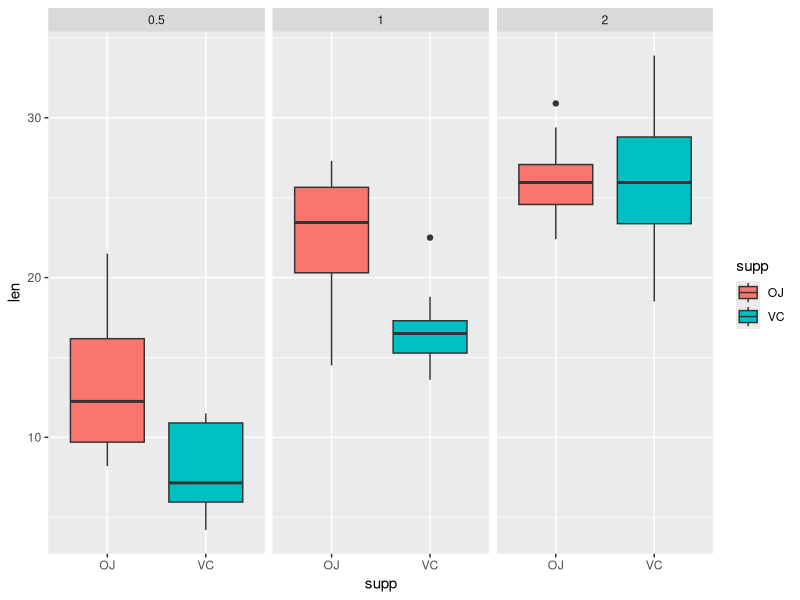

R code for this plot:
## ---- chunk 1
ipak <- function(pkg){
      new.pkg <- pkg[!(pkg %in% installed.packages()[, "Package"])]
      if (length(new.pkg)) 
            install.packages(new.pkg, dependencies = TRUE)
      sapply(pkg, require, character.only = TRUE)
}

### Package Usage
packages <- c("plyr", "dplyr", "data.table", "dtplyr", "lubridate", "ggplot2", "scales",
                  "reshape2", "knitr", "R.cache", "stringr", "gtools", "quantreg")
ipak(packages)
## ---- chunk 2
data(ToothGrowth)
## ---- chunk 3
str(ToothGrowth)
summary(ToothGrowth)
table(ToothGrowth$supp, ToothGrowth$dose)
## ---- chunk 4
unique(ToothGrowth$supp)
unique(ToothGrowth$dose)
## ---- chunk 5
ggplot(ToothGrowth, aes(x = supp, y = len)) +
      geom_boxplot(aes(fill = supp)) +
      facet_wrap(~dose)
## ---- chunk 6
vc_ttl <- select(subset(ToothGrowth, supp == "VC"), supp, len)
oj_ttl <- select(subset(ToothGrowth, supp == "OJ"), supp, len)

t.test(oj_ttl$len,vc_ttl$len, paired = FALSE, var.equal = FALSE, alternative = "greater")
## ---- chunk 7
vc05 <- select(subset(ToothGrowth, supp == "VC" & dose == 0.5), supp, len)
vc10 <- select(subset(ToothGrowth, supp == "VC" & dose == 1.0), supp, len)
vc20 <- select(subset(ToothGrowth, supp == "VC" & dose == 2.0), supp, len)
oj05 <- select(subset(ToothGrowth, supp == "OJ" & dose == 0.5), supp, len)
oj10 <- select(subset(ToothGrowth, supp == "OJ" & dose == 1.0), supp, len)
oj20 <- select(subset(ToothGrowth, supp == "OJ" & dose == 2.0), supp, len)

t.test(oj05$len,vc05$len, paired = FALSE, var.equal = FALSE, alternative = "greater")
## ---- chunk 8
t.test(oj10$len,vc10$len, paired = FALSE, var.equal = FALSE, alternative = "greater")
## ---- chunk 9
t.test(oj20$len,vc20$len, paired = FALSE, var.equal = FALSE, alternative = "greater")
## ---- chunk 10
t.test(oj20$len,oj05$len, paired = FALSE, var.equal = FALSE, alternative = "greater")
## ---- chunk 11
t.test(vc20$len,vc05$len, paired = FALSE, var.equal = FALSE, alternative = "greater")
## ---- chunk 12
t.test(oj10$len,oj05$len, paired = FALSE, var.equal = FALSE, alternative = "greater")
## ---- chunk 13
t.test(oj20$len,oj10$len, paired = FALSE, var.equal = FALSE, alternative = "greater")
## ---- chunk 14
t.test(vc10$len,vc05$len, paired = FALSE, var.equal = FALSE, alternative = "greater")
## ---- chunk 15
t.test(vc20$len,vc10$len, paired = FALSE, var.equal = FALSE, alternative = "greater")
